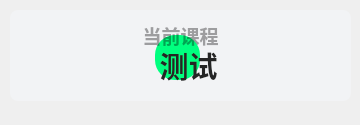
<?xml version="1.0" encoding="UTF-8"?>
<ui version="4.0">
 <class>Form</class>
 <widget class="QWidget" name="Form">
  <property name="geometry">
   <rect>
    <x>0</x>
    <y>0</y>
    <width>360</width>
    <height>125</height>
   </rect>
  </property>
  <property name="minimumSize">
   <size>
    <width>0</width>
    <height>100</height>
   </size>
  </property>
  <property name="maximumSize">
   <size>
    <width>16777215</width>
    <height>65536</height>
   </size>
  </property>
  <property name="windowTitle">
   <string>当前课程</string>
  </property>
  <widget class="QPushButton" name="subject">
   <property name="geometry">
    <rect>
     <x>10</x>
     <y>40</y>
     <width>341</width>
     <height>51</height>
    </rect>
   </property>
   <property name="font">
    <font>
     <family>Microsoft YaHei UI</family>
     <pointsize>22</pointsize>
     <weight>75</weight>
     <bold>true</bold>
    </font>
   </property>
   <property name="styleSheet">
    <string notr="true">border: none;
color: rgba(37, 37, 37, 255);
font-weight: bold;</string>
   </property>
   <property name="text">
    <string>  测试</string>
   </property>
   <property name="icon">
    <iconset>
     <normaloff>../../../../../img/it.svg</normaloff>../../../../../img/it.svg</iconset>
   </property>
   <property name="iconSize">
    <size>
     <width>36</width>
     <height>26</height>
    </size>
   </property>
  </widget>
  <widget class="QLabel" name="blurEffect">
   <property name="geometry">
    <rect>
     <x>155</x>
     <y>35</y>
     <width>45</width>
     <height>45</height>
    </rect>
   </property>
   <property name="styleSheet">
    <string notr="true">background-color: rgb(0, 255, 127);
border-radius:20px</string>
   </property>
   <property name="text">
    <string/>
   </property>
  </widget>
  <widget class="QLabel" name="sub_title">
   <property name="geometry">
    <rect>
     <x>30</x>
     <y>0</y>
     <width>301</width>
     <height>71</height>
    </rect>
   </property>
   <property name="font">
    <font>
     <family>Microsoft YaHei UI</family>
     <pointsize>14</pointsize>
     <weight>75</weight>
     <bold>true</bold>
    </font>
   </property>
   <property name="styleSheet">
    <string notr="true">color: rgba(0, 0, 0, 90);
font-weight: bold;</string>
   </property>
   <property name="text">
    <string>当前课程</string>
   </property>
   <property name="textFormat">
    <enum>Qt::PlainText</enum>
   </property>
   <property name="alignment">
    <set>Qt::AlignCenter</set>
   </property>
  </widget>
  <widget class="QLabel" name="backgnd">
   <property name="geometry">
    <rect>
     <x>10</x>
     <y>10</y>
     <width>341</width>
     <height>91</height>
    </rect>
   </property>
   <property name="styleSheet">
    <string notr="true">background-color: rgba(242, 243, 245, 255);
border-radius: 8px</string>
   </property>
   <property name="text">
    <string/>
   </property>
  </widget>
  <zorder>backgnd</zorder>
  <zorder>blurEffect</zorder>
  <zorder>sub_title</zorder>
  <zorder>subject</zorder>
 </widget>
 <resources/>
 <connections/>
</ui>
